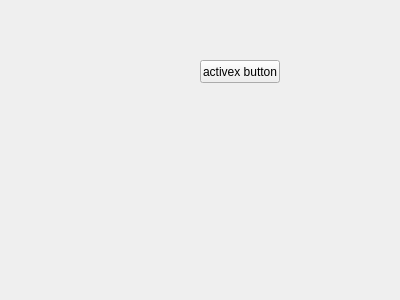
<?xml version="1.0" encoding="UTF-8"?>
<ui version="4.0">
 <class>ActiveX</class>
 <widget class="QWidget" name="ActiveX">
  <property name="geometry">
   <rect>
    <x>0</x>
    <y>0</y>
    <width>400</width>
    <height>300</height>
   </rect>
  </property>
  <property name="windowTitle">
   <string>ActiveX</string>
  </property>
  <widget class="QPushButton" name="pushButton">
   <property name="geometry">
    <rect>
     <x>200</x>
     <y>60</y>
     <width>80</width>
     <height>23</height>
    </rect>
   </property>
   <property name="text">
    <string>activex button</string>
   </property>
  </widget>
 </widget>
 <layoutdefault spacing="6" margin="11"/>
 <resources/>
 <connections/>
</ui>
